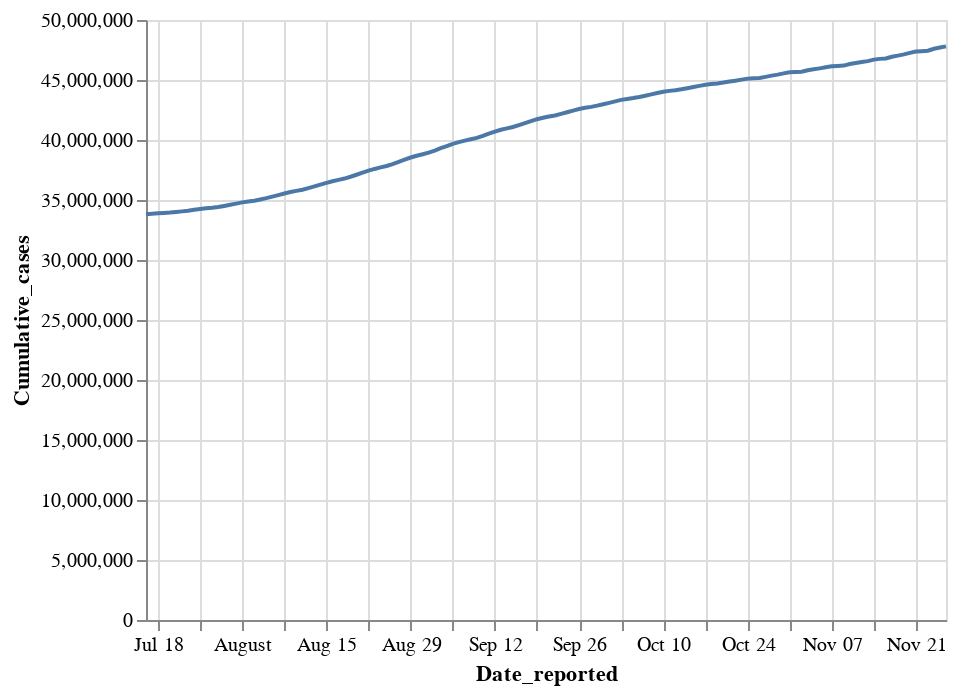

Notebook cell for this chart:
### Code cell
alt.Chart(
    us.loc[us.Date_reported > pd.Timestamp('07-15-2021')]
).mark_line().encode(
    x = 'Date_reported:T', 
    y = 'Cumulative_cases'
)

### Figure 1 — Vega-Lite specification as saved in the notebook (floating-point values rounded to 4 significant figures; data arrays with more than 128 entries replaced by an {"elided": "..."} marker saying what was removed)
{"config": {"view": {"continuousWidth": 400, "continuousHeight": 300}}, "data": {"name": "data-404ba32978020cce85ae76c908f07eb7"}, "mark": "line", "encoding": {"x": {"type": "temporal", "field": "Date_reported"}, "y": {"type": "quantitative", "field": "Cumulative_cases"}}, "$schema": "https://vega.github.io/schema/vega-lite/v4.8.1.json", "datasets": {"data-404ba32978020cce85ae76c908f07eb7": {"elided": "134 records"}}}
